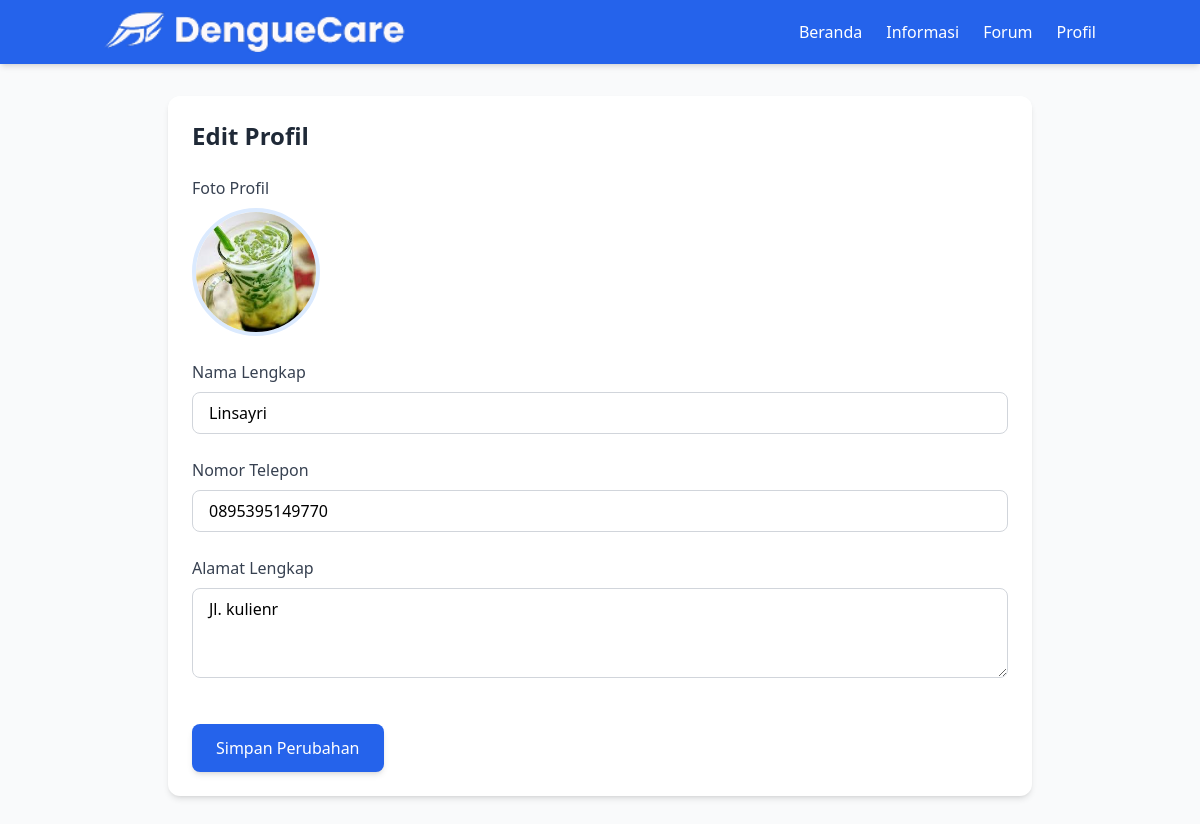
The page /main/profile/edit-profile.php on the database its author committed.
### tables this page shows
CREATE TABLE `warga` (
  `id` int NOT NULL,
  `nik` varchar(16) NOT NULL,
  `nama_lengkap` varchar(100) NOT NULL,
  `tempat_lahir` varchar(50) NOT NULL,
  `tanggal_lahir` date NOT NULL,
  `jenis_kelamin` enum('Laki-laki','Perempuan') NOT NULL,
  `alamat_lengkap` text NOT NULL,
  `rt_id` int NOT NULL,
  `telepon` varchar(15) NOT NULL,
  `password` varchar(255) NOT NULL,
  `foto_ktp` varchar(255) NOT NULL,
  `foto_diri_ktp` varchar(255) NOT NULL,
  `dibuat_pada` timestamp NOT NULL DEFAULT CURRENT_TIMESTAMP,
  `id_rt` int DEFAULT NULL,
  `profile_pic` varchar(255) DEFAULT NULL
);

### main/profile/edit-profile.php (the view, shortened to what this page needs)
<?php
include '../service/koneksi.php';
$defaultProfilePic = "../assets/default-profile.jpg";
$user_id = $_SESSION['user_id'] ?? 1;
$query = "SELECT * FROM warga WHERE id = $user_id";
$result = mysqli_query($conn, $query);
$user = mysqli_fetch_assoc($result) or die("Data pengguna tidak ditemukan.");
$currentProfilePic = !empty($user['profile_pic']) ? $user['profile_pic'] : $defaultProfilePic;
?>
<!DOCTYPE html>
<html lang="id">
<head>
    <script src="https://cdn.tailwindcss.com"></script>
    <link rel="stylesheet" href="https://cdnjs.cloudflare.com/ajax/libs/animate.css/4.1.1/animate.min.css"/>
</head>
<body class="bg-gray-50 font-sans">
    <?php include "../layout/navbar.php"; ?>
    <div class="container mx-auto px-4 py-8 max-w-4xl">
        <div class="bg-white rounded-xl shadow-md overflow-hidden p-6 animate-fade-in-up">
            <h2 class="text-2xl font-bold text-gray-800 mb-6">Edit Profil</h2>
            <form action="" method="POST" enctype="multipart/form-data" class="space-y-6">
                <div class="space-y-2">
                    <label class="block text-gray-700 font-medium">Foto Profil</label>
                    <div class="profile-pic-upload relative w-32 h-32 rounded-full overflow-hidden border-4 border-blue-100 cursor-pointer transition-all duration-300 hover:border-blue-300 hover:shadow-lg">
                        <img
                            src="<?= htmlspecialchars($currentProfilePic) ?>"
                            alt="Foto Profil"
                            id="profilePicPreview"
                            class="w-full h-full object-cover"
                        >
                    </div>
                </div>
                <div class="space-y-2">
                    <label for="nama_lengkap" class="block text-gray-700 font-medium">Nama Lengkap</label>
                    <input
                        type="text"
                        id="nama_lengkap"
                        name="nama_lengkap"
                        value="<?= htmlspecialchars($user['nama_lengkap']) ?>"
                        required
                        class="w-full px-4 py-2 border border-gray-300 rounded-lg focus:ring-2 focus:ring-blue-500 focus:border-blue-500 transition-all duration-200"
                    >
                </div>
                <div class="space-y-2">
                    <label for="telepon" class="block text-gray-700 font-medium">Nomor Telepon</label>
                    <input
                        type="tel"
                        id="telepon"
                        name="telepon"
                        value="<?= htmlspecialchars($user['telepon']) ?>"
                        required
                        class="w-full px-4 py-2 border border-gray-300 rounded-lg focus:ring-2 focus:ring-blue-500 focus:border-blue-500 transition-all duration-200"
                    >
                </div>
                <div class="space-y-2">
                    <label for="alamat_lengkap" class="block text-gray-700 font-medium">Alamat Lengkap</label>
                    <textarea
                        id="alamat_lengkap"
                        name="alamat_lengkap"
                        rows="3"
                        required
                        class="w-full px-4 py-2 border border-gray-300 rounded-lg focus:ring-2 focus:ring-blue-500 focus:border-blue-500 transition-all duration-200"
                    ><?= htmlspecialchars($user['alamat_lengkap']) ?></textarea>
                </div>
                <div class="pt-4">
                    <button
                        type="submit"
                        class="px-6 py-3 bg-blue-600 text-white font-medium rounded-lg hover:bg-blue-700 focus:outline-none focus:ring-2 focus:ring-blue-500 focus:ring-offset-2 transition-all duration-200 transform hover:-translate-y-1 shadow-md hover:shadow-lg"
                    >
                        Simpan Perubahan
                    </button>
                </div>
            </form>
        </div>
    </div>
</body>
</html>

### main/profile/edit-profile.php (style rules this page uses)
.animate-fade-in-up { animation: fadeInUp 0.6s ease-out forwards; }

### rows shown on the page
warga: profile_pic (picture), nama_lengkap "Linsayri", telepon "0895395149770", alamat_lengkap "Jl. kulienr"
